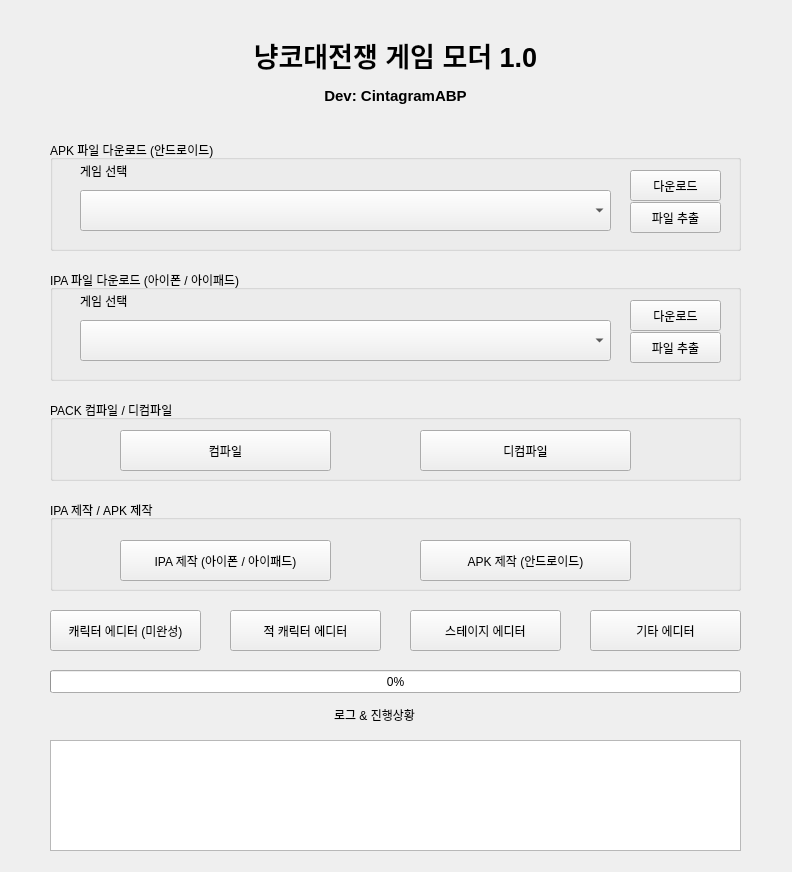
<?xml version="1.0" encoding="UTF-8"?>
<ui version="4.0">
 <class>MainWindow</class>
 <widget class="QMainWindow" name="MainWindow">
  <property name="geometry">
   <rect>
    <x>0</x>
    <y>0</y>
    <width>792</width>
    <height>872</height>
   </rect>
  </property>
  <property name="windowTitle">
   <string>냥코대전쟁 모딩 에디터</string>
  </property>
  <widget class="QWidget" name="centralwidget">
   <widget class="QLabel" name="label">
    <property name="geometry">
     <rect>
      <x>0</x>
      <y>10</y>
      <width>791</width>
      <height>121</height>
     </rect>
    </property>
    <property name="text">
     <string>&lt;html&gt;&lt;head/&gt;&lt;body&gt;&lt;p align=&quot;center&quot;&gt;&lt;span style=&quot; font-size:20pt; font-weight:600;&quot;&gt;냥코대전쟁 게임 모더 1.0&lt;/span&gt;&lt;/p&gt;&lt;p align=&quot;center&quot;&gt;&lt;span style=&quot; font-size:11pt; font-weight:600;&quot;&gt;Dev: CintagramABP&lt;/span&gt;&lt;/p&gt;&lt;/body&gt;&lt;/html&gt;</string>
    </property>
   </widget>
   <widget class="QGroupBox" name="groupBox">
    <property name="geometry">
     <rect>
      <x>50</x>
      <y>140</y>
      <width>691</width>
      <height>111</height>
     </rect>
    </property>
    <property name="title">
     <string>APK 파일 다운로드 (안드로이드)</string>
    </property>
    <widget class="QPushButton" name="apkdownloadbtn">
     <property name="geometry">
      <rect>
       <x>580</x>
       <y>30</y>
       <width>91</width>
       <height>31</height>
      </rect>
     </property>
     <property name="text">
      <string>다운로드</string>
     </property>
    </widget>
    <widget class="QComboBox" name="apkselector">
     <property name="geometry">
      <rect>
       <x>30</x>
       <y>50</y>
       <width>531</width>
       <height>41</height>
      </rect>
     </property>
    </widget>
    <widget class="QPushButton" name="apkdecompilebtn">
     <property name="geometry">
      <rect>
       <x>580</x>
       <y>62</y>
       <width>91</width>
       <height>31</height>
      </rect>
     </property>
     <property name="text">
      <string>파일 추출</string>
     </property>
    </widget>
    <widget class="QLabel" name="label_2">
     <property name="geometry">
      <rect>
       <x>30</x>
       <y>15</y>
       <width>301</width>
       <height>31</height>
      </rect>
     </property>
     <property name="text">
      <string>게임 선택</string>
     </property>
    </widget>
   </widget>
   <widget class="QGroupBox" name="ipa">
    <property name="geometry">
     <rect>
      <x>50</x>
      <y>270</y>
      <width>691</width>
      <height>111</height>
     </rect>
    </property>
    <property name="title">
     <string>IPA 파일 다운로드 (아이폰 / 아이패드)</string>
    </property>
    <widget class="QPushButton" name="ipadownloadbtn">
     <property name="geometry">
      <rect>
       <x>580</x>
       <y>30</y>
       <width>91</width>
       <height>31</height>
      </rect>
     </property>
     <property name="text">
      <string>다운로드</string>
     </property>
    </widget>
    <widget class="QComboBox" name="ipaselector">
     <property name="geometry">
      <rect>
       <x>30</x>
       <y>50</y>
       <width>531</width>
       <height>41</height>
      </rect>
     </property>
    </widget>
    <widget class="QPushButton" name="ipadecompilebtn">
     <property name="geometry">
      <rect>
       <x>580</x>
       <y>62</y>
       <width>91</width>
       <height>31</height>
      </rect>
     </property>
     <property name="text">
      <string>파일 추출</string>
     </property>
    </widget>
    <widget class="QLabel" name="label_3">
     <property name="geometry">
      <rect>
       <x>30</x>
       <y>15</y>
       <width>181</width>
       <height>31</height>
      </rect>
     </property>
     <property name="text">
      <string>게임 선택</string>
     </property>
    </widget>
   </widget>
   <widget class="QGroupBox" name="groupBox_3">
    <property name="geometry">
     <rect>
      <x>50</x>
      <y>400</y>
      <width>691</width>
      <height>81</height>
     </rect>
    </property>
    <property name="title">
     <string>PACK 컴파일 / 디컴파일</string>
    </property>
    <widget class="QPushButton" name="compilebtn">
     <property name="geometry">
      <rect>
       <x>70</x>
       <y>30</y>
       <width>211</width>
       <height>41</height>
      </rect>
     </property>
     <property name="text">
      <string>컴파일</string>
     </property>
    </widget>
    <widget class="QPushButton" name="decompilebtn">
     <property name="geometry">
      <rect>
       <x>370</x>
       <y>30</y>
       <width>211</width>
       <height>41</height>
      </rect>
     </property>
     <property name="text">
      <string>디컴파일</string>
     </property>
    </widget>
   </widget>
   <widget class="QProgressBar" name="progressBar">
    <property name="geometry">
     <rect>
      <x>50</x>
      <y>670</y>
      <width>691</width>
      <height>23</height>
     </rect>
    </property>
    <property name="value">
     <number>0</number>
    </property>
    <property name="orientation">
     <enum>Qt::Horizontal</enum>
    </property>
   </widget>
   <widget class="QGroupBox" name="groupBox_2">
    <property name="geometry">
     <rect>
      <x>50</x>
      <y>500</y>
      <width>691</width>
      <height>91</height>
     </rect>
    </property>
    <property name="title">
     <string>IPA 제작 / APK 제작</string>
    </property>
    <widget class="QPushButton" name="makeipa">
     <property name="geometry">
      <rect>
       <x>70</x>
       <y>40</y>
       <width>211</width>
       <height>41</height>
      </rect>
     </property>
     <property name="text">
      <string>IPA 제작 (아이폰 / 아이패드)</string>
     </property>
    </widget>
    <widget class="QPushButton" name="makeapk">
     <property name="geometry">
      <rect>
       <x>370</x>
       <y>40</y>
       <width>211</width>
       <height>41</height>
      </rect>
     </property>
     <property name="text">
      <string>APK 제작 (안드로이드)</string>
     </property>
    </widget>
   </widget>
   <widget class="QPlainTextEdit" name="logbox">
    <property name="geometry">
     <rect>
      <x>50</x>
      <y>740</y>
      <width>691</width>
      <height>111</height>
     </rect>
    </property>
    <property name="readOnly">
     <bool>true</bool>
    </property>
   </widget>
   <widget class="QLabel" name="label_4">
    <property name="geometry">
     <rect>
      <x>49</x>
      <y>700</y>
      <width>651</width>
      <height>31</height>
     </rect>
    </property>
    <property name="text">
     <string>&lt;html&gt;&lt;head/&gt;&lt;body&gt;&lt;p align=&quot;center&quot;&gt;로그 &amp;amp; 진행상황&lt;/p&gt;&lt;/body&gt;&lt;/html&gt;</string>
    </property>
   </widget>
   <widget class="QPushButton" name="catseditorbtn">
    <property name="geometry">
     <rect>
      <x>50</x>
      <y>610</y>
      <width>151</width>
      <height>41</height>
     </rect>
    </property>
    <property name="text">
     <string>캐릭터 에디터 (미완성)</string>
    </property>
   </widget>
   <widget class="QPushButton" name="enemyeditorbtn">
    <property name="geometry">
     <rect>
      <x>230</x>
      <y>610</y>
      <width>151</width>
      <height>41</height>
     </rect>
    </property>
    <property name="text">
     <string>적 캐릭터 에디터</string>
    </property>
   </widget>
   <widget class="QPushButton" name="stageeditorbtn">
    <property name="geometry">
     <rect>
      <x>410</x>
      <y>610</y>
      <width>151</width>
      <height>41</height>
     </rect>
    </property>
    <property name="text">
     <string>스테이지 에디터</string>
    </property>
   </widget>
   <widget class="QPushButton" name="otherseditorbtn">
    <property name="geometry">
     <rect>
      <x>590</x>
      <y>610</y>
      <width>151</width>
      <height>41</height>
     </rect>
    </property>
    <property name="text">
     <string>기타 에디터</string>
    </property>
   </widget>
  </widget>
 </widget>
 <resources/>
 <connections/>
</ui>
